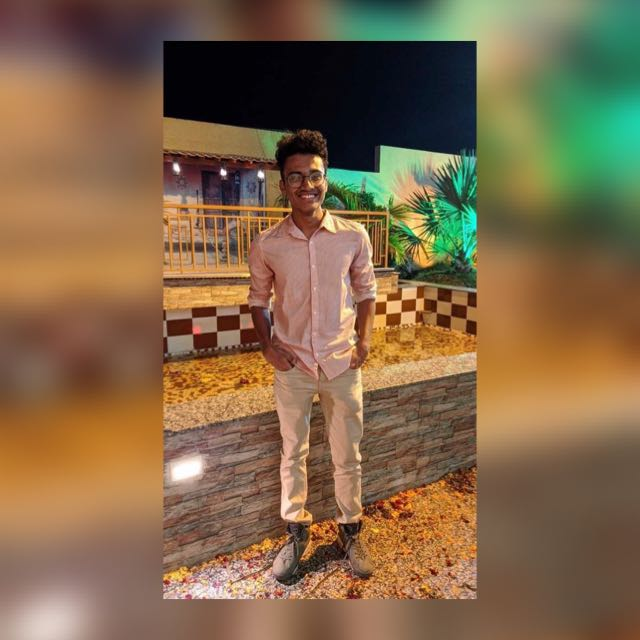
#> input picture dp.jpg, 640 x 640 px
$ python IMG.PY
#> lines starting #> are read from the running program, lines starting #| are printed output that depends on the picture
import cv2
#face_cascade = cv2.CascadeClassifier('haarcascade_frontalface_default.xml')
fullbody_cascade= cv2.CascadeClassifier('haarcascade_fullbody.xml')
img = cv2.imread('dp.jpg')
#> img is the input picture: shape (640, 640, 3); mean B, G, R 73.4, 104, 129.4
gray = cv2.cvtColor(img, cv2.COLOR_BGR2GRAY)
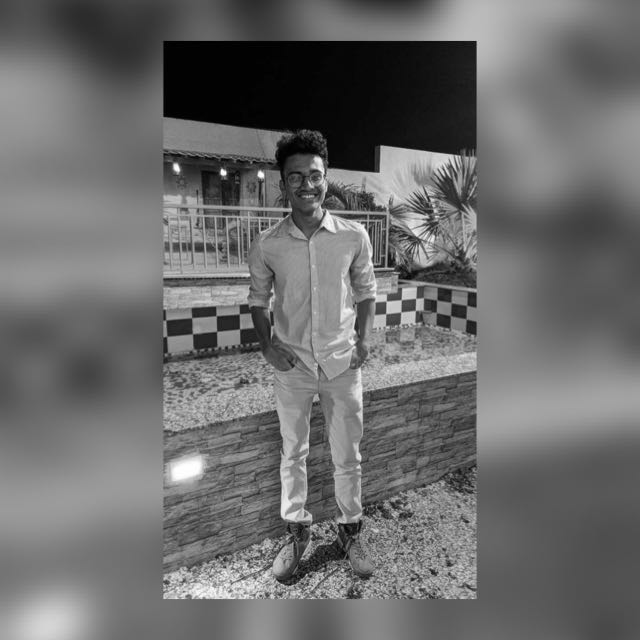
#> gray: shape (640, 640); min 0, max 255, mean 108.1
#faces = face_cascade.detectMultiScale(gray, 1.1, 4)
#for (x, y, w, h) in faces:
#    cv2.rectangle(img, (x, y), (x+w, y+h), (255, 0, 0), 2)
fullbody = fullbody_cascade.detectMultiScale(gray, 1.1, 4)
#> fullbody = ()
for (x, y, w, h) in fullbody:
    cv2.rectangle(img, (x, y), (x+w, y+h), (0, 255, 0), 2)
#> this loop made 0 passes
cv2.imshow('img', img)
cv2.waitKey()
